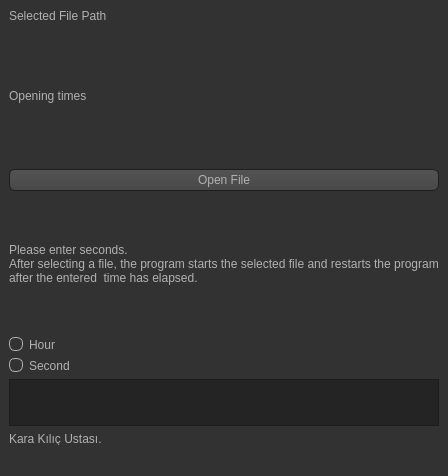
<?xml version="1.0" encoding="UTF-8"?>
<ui version="4.0">
 <class>MainWindow</class>
 <widget class="QMainWindow" name="MainWindow">
  <property name="geometry">
   <rect>
    <x>0</x>
    <y>0</y>
    <width>414</width>
    <height>476</height>
   </rect>
  </property>
  <property name="windowTitle">
   <string>Auto Opener</string>
  </property>
  <property name="styleSheet">
   <string notr="true">QToolTip
{
     border: 1px solid black;
     background-color: #ffa02f;
     padding: 1px;
     border-radius: 3px;
     opacity: 100;
}

QWidget
{
    color: #b1b1b1;
    background-color: #323232;
}

QTreeView, QListView
{
    background-color: silver;
    margin-left: 5px;
}

QWidget:item:hover
{
    background-color: QLinearGradient( x1: 0, y1: 0, x2: 0, y2: 1, stop: 0 #ffa02f, stop: 1 #ca0619);
    color: #000000;
}

QWidget:item:selected
{
    background-color: QLinearGradient( x1: 0, y1: 0, x2: 0, y2: 1, stop: 0 #ffa02f, stop: 1 #d7801a);
}

QMenuBar::item
{
    background: transparent;
}

QMenuBar::item:selected
{
    background: transparent;
    border: 1px solid #ffaa00;
}

QMenuBar::item:pressed
{
    background: #444;
    border: 1px solid #000;
    background-color: QLinearGradient(
        x1:0, y1:0,
        x2:0, y2:1,
        stop:1 #212121,
        stop:0.4 #343434/*,
        stop:0.2 #343434,
        stop:0.1 #ffaa00*/
    );
    margin-bottom:-1px;
    padding-bottom:1px;
}

QMenu
{
    border: 1px solid #000;
}

QMenu::item
{
    padding: 2px 20px 2px 20px;
}

QMenu::item:selected
{
    color: #000000;
}

QWidget:disabled
{
    color: #808080;
    background-color: #323232;
}

QAbstractItemView
{
    background-color: QLinearGradient( x1: 0, y1: 0, x2: 0, y2: 1, stop: 0 #4d4d4d, stop: 0.1 #646464, stop: 1 #5d5d5d);
}

QWidget:focus
{
    /*border: 1px solid darkgray;*/
}

QLineEdit
{
    background-color: QLinearGradient( x1: 0, y1: 0, x2: 0, y2: 1, stop: 0 #4d4d4d, stop: 0 #646464, stop: 1 #5d5d5d);
    padding: 1px;
    border-style: solid;
    border: 1px solid #1e1e1e;
    border-radius: 5;
}

QPushButton
{
    color: #b1b1b1;
    background-color: QLinearGradient( x1: 0, y1: 0, x2: 0, y2: 1, stop: 0 #565656, stop: 0.1 #525252, stop: 0.5 #4e4e4e, stop: 0.9 #4a4a4a, stop: 1 #464646);
    border-width: 1px;
    border-color: #1e1e1e;
    border-style: solid;
    border-radius: 6;
    padding: 3px;
    font-size: 12px;
    padding-left: 5px;
    padding-right: 5px;
    min-width: 40px;
}

QPushButton:pressed
{
    background-color: QLinearGradient( x1: 0, y1: 0, x2: 0, y2: 1, stop: 0 #2d2d2d, stop: 0.1 #2b2b2b, stop: 0.5 #292929, stop: 0.9 #282828, stop: 1 #252525);
}

QComboBox
{
    selection-background-color: #ffaa00;
    background-color: QLinearGradient( x1: 0, y1: 0, x2: 0, y2: 1, stop: 0 #565656, stop: 0.1 #525252, stop: 0.5 #4e4e4e, stop: 0.9 #4a4a4a, stop: 1 #464646);
    border-style: solid;
    border: 1px solid #1e1e1e;
    border-radius: 5;
}

QComboBox:hover,QPushButton:hover
{
    border: 2px solid QLinearGradient( x1: 0, y1: 0, x2: 0, y2: 1, stop: 0 #ffa02f, stop: 1 #d7801a);
}


QComboBox:on
{
    padding-top: 3px;
    padding-left: 4px;
    background-color: QLinearGradient( x1: 0, y1: 0, x2: 0, y2: 1, stop: 0 #2d2d2d, stop: 0.1 #2b2b2b, stop: 0.5 #292929, stop: 0.9 #282828, stop: 1 #252525);
    selection-background-color: #ffaa00;
}

QComboBox QAbstractItemView
{
    border: 2px solid darkgray;
    selection-background-color: QLinearGradient( x1: 0, y1: 0, x2: 0, y2: 1, stop: 0 #ffa02f, stop: 1 #d7801a);
}

QComboBox::drop-down
{
     subcontrol-origin: padding;
     subcontrol-position: top right;
     width: 15px;

     border-left-width: 0px;
     border-left-color: darkgray;
     border-left-style: solid; /* just a single line */
     border-top-right-radius: 3px; /* same radius as the QComboBox */
     border-bottom-right-radius: 3px;
 }

QComboBox::down-arrow
{
     image: url(:/dark_orange/img/down_arrow.png);
}

QGroupBox
{
    border: 1px solid darkgray;
    margin-top: 10px;
}

QGroupBox:focus
{
    border: 1px solid darkgray;
}

QTextEdit:focus
{
    border: 1px solid darkgray;
}

QScrollBar:horizontal {
     border: 1px solid #222222;
     background: QLinearGradient( x1: 0, y1: 0, x2: 0, y2: 1, stop: 0.0 #121212, stop: 0.2 #282828, stop: 1 #484848);
     height: 7px;
     margin: 0px 16px 0 16px;
}

QScrollBar::handle:horizontal
{
      background: QLinearGradient( x1: 0, y1: 0, x2: 1, y2: 0, stop: 0 #ffa02f, stop: 0.5 #d7801a, stop: 1 #ffa02f);
      min-height: 20px;
      border-radius: 2px;
}

QScrollBar::add-line:horizontal {
      border: 1px solid #1b1b19;
      border-radius: 2px;
      background: QLinearGradient( x1: 0, y1: 0, x2: 1, y2: 0, stop: 0 #ffa02f, stop: 1 #d7801a);
      width: 14px;
      subcontrol-position: right;
      subcontrol-origin: margin;
}

QScrollBar::sub-line:horizontal {
      border: 1px solid #1b1b19;
      border-radius: 2px;
      background: QLinearGradient( x1: 0, y1: 0, x2: 1, y2: 0, stop: 0 #ffa02f, stop: 1 #d7801a);
      width: 14px;
     subcontrol-position: left;
     subcontrol-origin: margin;
}

QScrollBar::right-arrow:horizontal, QScrollBar::left-arrow:horizontal
{
      border: 1px solid black;
      width: 1px;
      height: 1px;
      background: white;
}

QScrollBar::add-page:horizontal, QScrollBar::sub-page:horizontal
{
      background: none;
}

QScrollBar:vertical
{
      background: QLinearGradient( x1: 0, y1: 0, x2: 1, y2: 0, stop: 0.0 #121212, stop: 0.2 #282828, stop: 1 #484848);
      width: 7px;
      margin: 16px 0 16px 0;
      border: 1px solid #222222;
}

QScrollBar::handle:vertical
{
      background: QLinearGradient( x1: 0, y1: 0, x2: 0, y2: 1, stop: 0 #ffa02f, stop: 0.5 #d7801a, stop: 1 #ffa02f);
      min-height: 20px;
      border-radius: 2px;
}

QScrollBar::add-line:vertical
{
      border: 1px solid #1b1b19;
      border-radius: 2px;
      background: QLinearGradient( x1: 0, y1: 0, x2: 0, y2: 1, stop: 0 #ffa02f, stop: 1 #d7801a);
      height: 14px;
      subcontrol-position: bottom;
      subcontrol-origin: margin;
}

QScrollBar::sub-line:vertical
{
      border: 1px solid #1b1b19;
      border-radius: 2px;
      background: QLinearGradient( x1: 0, y1: 0, x2: 0, y2: 1, stop: 0 #d7801a, stop: 1 #ffa02f);
      height: 14px;
      subcontrol-position: top;
      subcontrol-origin: margin;
}

QScrollBar::up-arrow:vertical, QScrollBar::down-arrow:vertical
{
      border: 1px solid black;
      width: 1px;
      height: 1px;
      background: white;
}


QScrollBar::add-page:vertical, QScrollBar::sub-page:vertical
{
      background: none;
}

QTextEdit
{
    background-color: #242424;
}

QPlainTextEdit
{
    background-color: #242424;
}

QHeaderView::section
{
    background-color: QLinearGradient(x1:0, y1:0, x2:0, y2:1, stop:0 #616161, stop: 0.5 #505050, stop: 0.6 #434343, stop:1 #656565);
    color: white;
    padding-left: 4px;
    border: 1px solid #6c6c6c;
}

QCheckBox:disabled
{
color: #414141;
}

QDockWidget::title
{
    text-align: center;
    spacing: 3px; /* spacing between items in the tool bar */
    background-color: QLinearGradient(x1:0, y1:0, x2:0, y2:1, stop:0 #323232, stop: 0.5 #242424, stop:1 #323232);
}

QDockWidget::close-button, QDockWidget::float-button
{
    text-align: center;
    spacing: 1px; /* spacing between items in the tool bar */
    background-color: QLinearGradient(x1:0, y1:0, x2:0, y2:1, stop:0 #323232, stop: 0.5 #242424, stop:1 #323232);
}

QDockWidget::close-button:hover, QDockWidget::float-button:hover
{
    background: #242424;
}

QDockWidget::close-button:pressed, QDockWidget::float-button:pressed
{
    padding: 1px -1px -1px 1px;
}

QMainWindow::separator
{
    background-color: QLinearGradient(x1:0, y1:0, x2:0, y2:1, stop:0 #161616, stop: 0.5 #151515, stop: 0.6 #212121, stop:1 #343434);
    color: white;
    padding-left: 4px;
    border: 1px solid #4c4c4c;
    spacing: 3px; /* spacing between items in the tool bar */
}

QMainWindow::separator:hover
{

    background-color: QLinearGradient(x1:0, y1:0, x2:0, y2:1, stop:0 #d7801a, stop:0.5 #b56c17 stop:1 #ffa02f);
    color: white;
    padding-left: 4px;
    border: 1px solid #6c6c6c;
    spacing: 3px; /* spacing between items in the tool bar */
}

QToolBar::handle
{
     spacing: 3px; /* spacing between items in the tool bar */
     background: url(:/dark_orange/img/handle.png);
}

QMenu::separator
{
    height: 2px;
    background-color: QLinearGradient(x1:0, y1:0, x2:0, y2:1, stop:0 #161616, stop: 0.5 #151515, stop: 0.6 #212121, stop:1 #343434);
    color: white;
    padding-left: 4px;
    margin-left: 10px;
    margin-right: 5px;
}

QProgressBar
{
    border: 2px solid grey;
    border-radius: 5px;
    text-align: center;
}

QProgressBar::chunk
{
    background-color: #d7801a;
    width: 2.15px;
    margin: 0.5px;
}

QTabBar::tab {
    color: #b1b1b1;
    border: 1px solid #444;
    border-bottom-style: none;
    background-color: #323232;
    padding-left: 10px;
    padding-right: 10px;
    padding-top: 3px;
    padding-bottom: 2px;
    margin-right: -1px;
}

QTabWidget::pane {
    border: 1px solid #444;
    top: 1px;
}

QTabBar::tab:last
{
    margin-right: 0; /* the last selected tab has nothing to overlap with on the right */
    border-top-right-radius: 3px;
}

QTabBar::tab:first:!selected
{
 margin-left: 0px; /* the last selected tab has nothing to overlap with on the right */


    border-top-left-radius: 3px;
}

QTabBar::tab:!selected
{
    color: #b1b1b1;
    border-bottom-style: solid;
    margin-top: 3px;
    background-color: QLinearGradient(x1:0, y1:0, x2:0, y2:1, stop:1 #212121, stop:.4 #343434);
}

QTabBar::tab:selected
{
    border-top-left-radius: 3px;
    border-top-right-radius: 3px;
    margin-bottom: 0px;
}

QTabBar::tab:!selected:hover
{
    /*border-top: 2px solid #ffaa00;
    padding-bottom: 3px;*/
    border-top-left-radius: 3px;
    border-top-right-radius: 3px;
    background-color: QLinearGradient(x1:0, y1:0, x2:0, y2:1, stop:1 #212121, stop:0.4 #343434, stop:0.2 #343434, stop:0.1 #ffaa00);
}

QRadioButton::indicator:checked, QRadioButton::indicator:unchecked{
    color: #b1b1b1;
    background-color: #323232;
    border: 1px solid #b1b1b1;
    border-radius: 6px;
}

QRadioButton::indicator:checked
{
    background-color: qradialgradient(
        cx: 0.5, cy: 0.5,
        fx: 0.5, fy: 0.5,
        radius: 1.0,
        stop: 0.25 #ffaa00,
        stop: 0.3 #323232
    );
}

QCheckBox::indicator{
    color: #b1b1b1;
    background-color: #323232;
    border: 1px solid #b1b1b1;
    width: 9px;
    height: 9px;
}

QRadioButton::indicator
{
    border-radius: 6px;
}

QRadioButton::indicator:hover, QCheckBox::indicator:hover
{
    border: 1px solid #ffaa00;
}

QCheckBox::indicator:checked
{
    image:url(:/dark_orange/img/checkbox.png);
}

QCheckBox::indicator:disabled, QRadioButton::indicator:disabled
{
    border: 1px solid #444;
}


QSlider::groove:horizontal {
    border: 1px solid #3A3939;
    height: 8px;
    background: #201F1F;
    margin: 2px 0;
    border-radius: 2px;
}

QSlider::handle:horizontal {
    background: QLinearGradient( x1: 0, y1: 0, x2: 0, y2: 1,
      stop: 0.0 silver, stop: 0.2 #a8a8a8, stop: 1 #727272);
    border: 1px solid #3A3939;
    width: 14px;
    height: 14px;
    margin: -4px 0;
    border-radius: 2px;
}

QSlider::groove:vertical {
    border: 1px solid #3A3939;
    width: 8px;
    background: #201F1F;
    margin: 0 0px;
    border-radius: 2px;
}

QSlider::handle:vertical {
    background: QLinearGradient( x1: 0, y1: 0, x2: 0, y2: 1, stop: 0.0 silver,
      stop: 0.2 #a8a8a8, stop: 1 #727272);
    border: 1px solid #3A3939;
    width: 14px;
    height: 14px;
    margin: 0 -4px;
    border-radius: 2px;
}

QAbstractSpinBox {
    padding-top: 2px;
    padding-bottom: 2px;
    border: 1px solid darkgray;

    border-radius: 2px;
    min-width: 50px;
}</string>
  </property>
  <widget class="QWidget" name="centralwidget">
   <layout class="QGridLayout" name="gridLayout">
    <item row="0" column="0">
     <widget class="QLabel" name="path">
      <property name="maximumSize">
       <size>
        <width>16777215</width>
        <height>13</height>
       </size>
      </property>
      <property name="text">
       <string>Selected File Path</string>
      </property>
     </widget>
    </item>
    <item row="1" column="0">
     <widget class="QLabel" name="times">
      <property name="text">
       <string>Opening times</string>
      </property>
     </widget>
    </item>
    <item row="5" column="0">
     <widget class="QRadioButton" name="radioButton">
      <property name="text">
       <string>Second</string>
      </property>
      <property name="checked">
       <bool>true</bool>
      </property>
     </widget>
    </item>
    <item row="7" column="0">
     <widget class="QLabel" name="label_2">
      <property name="maximumSize">
       <size>
        <width>16777215</width>
        <height>13</height>
       </size>
      </property>
      <property name="text">
       <string>Kara Kılıç Ustası.</string>
      </property>
     </widget>
    </item>
    <item row="6" column="0">
     <widget class="QTextEdit" name="textEdit">
      <property name="maximumSize">
       <size>
        <width>500</width>
        <height>47</height>
       </size>
      </property>
     </widget>
    </item>
    <item row="2" column="0">
     <widget class="QPushButton" name="openButton">
      <property name="text">
       <string>Open File</string>
      </property>
     </widget>
    </item>
    <item row="3" column="0">
     <widget class="QLabel" name="label">
      <property name="maximumSize">
       <size>
        <width>500</width>
        <height>16777215</height>
       </size>
      </property>
      <property name="text">
       <string>Please enter seconds.
After selecting a file, the program starts the selected file and restarts the program 
after the entered  time has elapsed.</string>
      </property>
     </widget>
    </item>
    <item row="4" column="0">
     <widget class="QRadioButton" name="radioButton_2">
      <property name="text">
       <string>Hour</string>
      </property>
     </widget>
    </item>
   </layout>
  </widget>
  <widget class="QMenuBar" name="menubar">
   <property name="geometry">
    <rect>
     <x>0</x>
     <y>0</y>
     <width>414</width>
     <height>21</height>
    </rect>
   </property>
  </widget>
  <widget class="QStatusBar" name="statusbar"/>
 </widget>
 <resources/>
 <connections/>
</ui>
